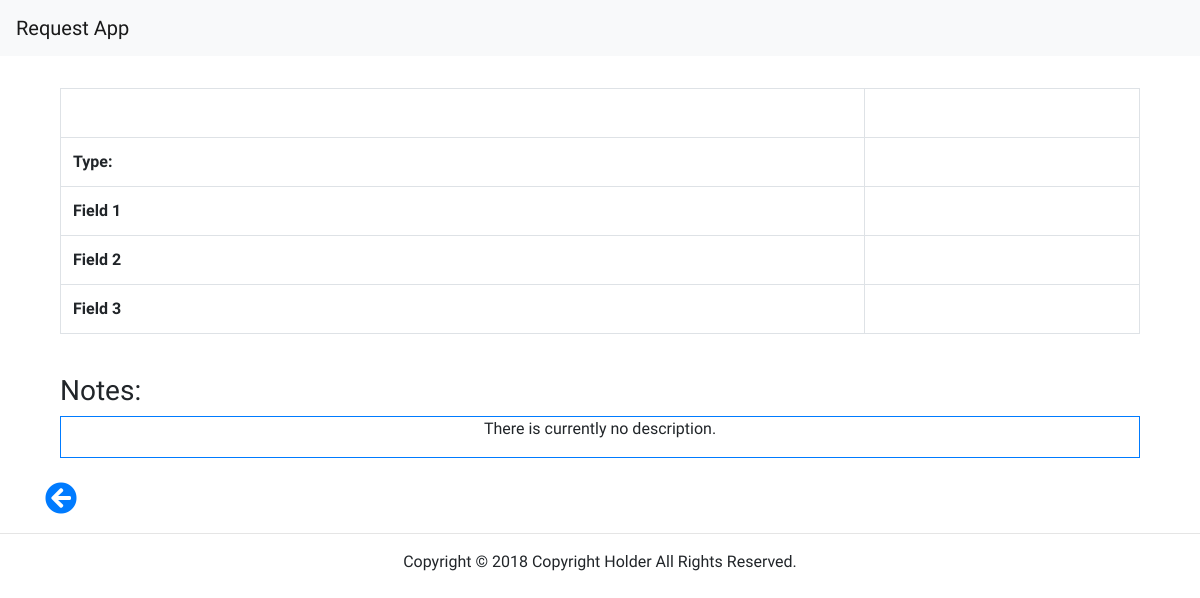
The page /crud/view.php?id=50 on the database as committed earlier.
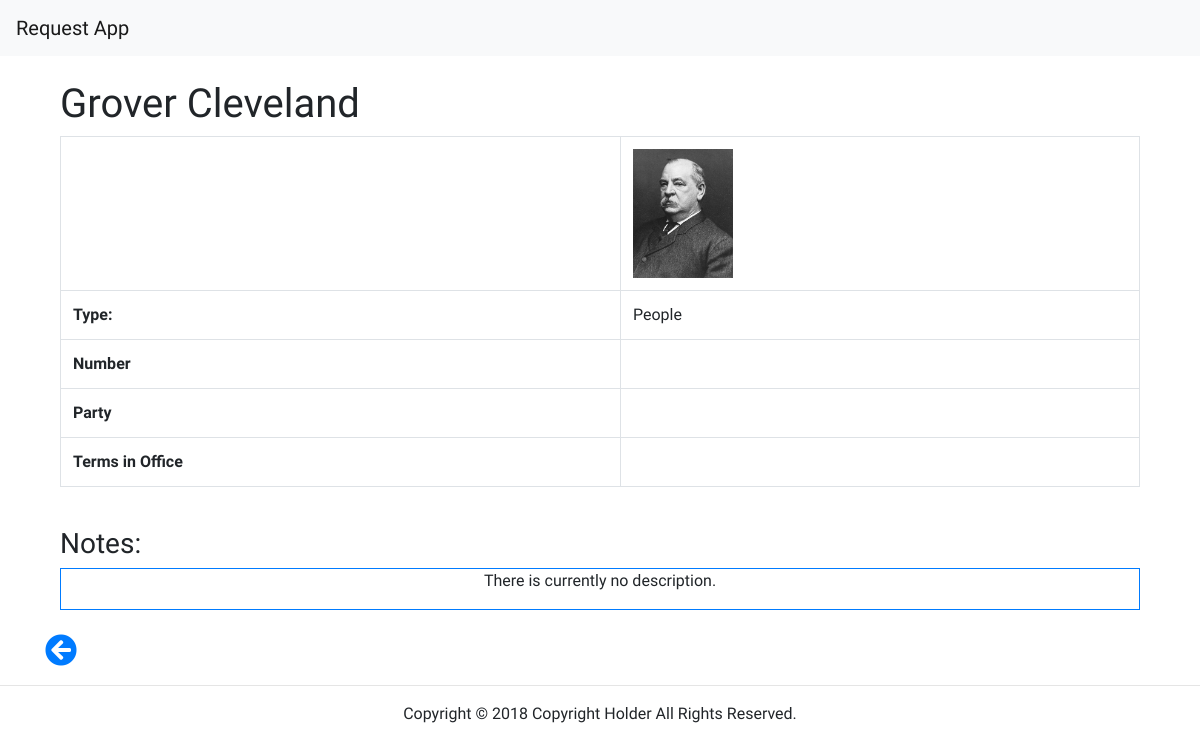
The same page on the database as committed later.
### tables this page shows
CREATE TABLE `items` (
  `item_id` int(11) NOT NULL COMMENT 'ID of the Item',
  `item_name` varchar(50) DEFAULT NULL COMMENT 'Name of the Item',
  `item_type` varchar(50) DEFAULT NULL COMMENT 'Type of the Item',
  `item_image` varchar(50) DEFAULT NULL COMMENT 'Item Image Path',
  `item_active` tinyint(1) NOT NULL DEFAULT '1' COMMENT 'Wether the item is active or not.',
  `item_notes` text COMMENT 'Item Notes',
  `item_price` float DEFAULT NULL COMMENT 'Item Price',
  `item_schema` int(11) DEFAULT NULL COMMENT 'Item field schema',
  `item_f1` varchar(255) DEFAULT NULL COMMENT 'Field 1',
  `item_f2` varchar(255) DEFAULT NULL COMMENT 'Field 2',
  `item_f3` varchar(255) DEFAULT NULL COMMENT 'Field 3'
);

CREATE TABLE `types` (
  `type_id` int(11) NOT NULL COMMENT 'The ID of the Type',
  `type_name` varchar(50) NOT NULL COMMENT 'The Name of the Type'
);

CREATE TABLE `field_schema` (
  `schema_id` int(11) NOT NULL COMMENT 'Schema ID',
  `schema_name` varchar(255) DEFAULT NULL COMMENT 'Schema Name',
  `schema_f1` varchar(255) DEFAULT NULL COMMENT 'Field 1',
  `schema_f2` varchar(255) DEFAULT NULL COMMENT 'Field 2',
  `schema_f3` varchar(255) DEFAULT NULL COMMENT 'Field 3'
);

### crud/view.php (the view)
<?php include_once '../partials/_header.php' ?>
<br>
<div id='bodyContainer' class='container'>
  <?php
    $id = $_GET["id"];
    $activesql = "SELECT * FROM items
    INNER JOIN types ON items.item_type=types.type_id
    INNER JOIN field_schema ON items.item_schema=field_schema.schema_id
    WHERE item_id = $id";
    $result = mysqli_query($link, $activesql);
    $item = mysqli_fetch_array($result);
    $imagePath = $item['item_image'];
    $name = $item['item_name'];
    $itemSchema = $item['item_schema'];
    $type = $item['type_name'];
    $notes = $item['item_notes'];
    $fieldLabel1 = $item['schema_f1'];
    $fieldLabel2 = $item['schema_f2'];
    $fieldLabel3 = $item['schema_f3'];
    if ($itemSchema == '') {
      $fieldLabel1 = 'Field 1';
      $fieldLabel2 = 'Field 2';
      $fieldLabel3 = 'Field 3';
    }
    $field1 = $item['item_f1'];
    $field2 = $item['item_f2'];
    $field3 = $item['item_f3'];
   ?>
    <div class='col-md-12'>
      <h1><?php echo $name ?></h1>
      <table class='table table-bordered'>
        <tbody>
          <tr>
            <td></td>
            <td>
              <img src="../images/<?php echo $imagePath ?>" width=100px alt="<?php echo $name ?>">
            </td>
          </tr>
          <tr>
            <td><strong>Type:</strong></td>
            <td><?php echo $type ?></td>
          </tr>
          <tr>
            <td><strong><?php echo $fieldLabel1 ?></strong></td>
            <td><?php echo $field1 ?></td>
          </tr>
          <tr>
            <td><strong><?php echo $fieldLabel2 ?></strong></td>
            <td><?php echo $field2 ?></td>
          </tr>
          <tr>
            <td><strong><?php echo $fieldLabel3 ?></strong></td>
            <td><?php echo $field3 ?></td>
          </tr>
        </tbody>
      </table>
      <br>
      <h3>Notes:</h3>
      <div class="border border-primary">
        <?php
        if ($notes == '') {
          echo "<p class='text-center'>There is currently no description.</p>";
        } else {
          echo "<p>" . $notes . "</p>";
        }
        ?>
      </div>
    </div>
    <br>
    <p><a href="index.php"><i class="fas fa-arrow-circle-left fa-2x"></i></a></p></div>
    <?php include '../partials/_footer.php'; ?>

Rows that differ between the two databases and show on the page:
now on this page (row edited): items: item_name "Grover Cleveland", item_image (picture), types.type_name "People", field_schema.schema_f1 "Number", field_schema.schema_f2 "Party", field_schema.schema_f3 "Terms in Office"
Other text that changed with them:
$fieldLabel1: "Field 1" → (not shown)
$fieldLabel2: "Field 2" → (not shown)
$fieldLabel3: "Field 3" → (not shown)
